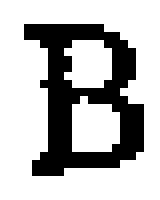
%> input picture img/Bild09_B.bmp, 20 x 25 px (shown 8 times larger)
$ octave konturen4er8er.m   (GNU Octave 9; MATLAB toolbox functions it lacks are replaced by stand-ins)
%> lines starting %> are read from the running program, lines starting %| are printed output that depends on the picture; in (x1, y1, x2, y2) boxes, pixels count from 0 and x2, y2 are one past the last pixel; in counts of white or black regions, pixels touching at a corner belong together; the program's own positions count from 1
### freemancc.m
function CC = freemancc(B)
%FREEMANCC Compute Freeman chain code, first difference of the chain code
%and shape number of a boundary or contour.
%   CC = FREEMANCC(B) computes the 8-connected Freeman code, the first
%   difference of the chain code and also the shape number for a given
%   boundary or contour B. B must be a P-by-2 matrix, where P is the number
%   of 8-connected boundary pixels for the corresponding region. Each row
%   of B represents the row and column coordinates for a pixel. CC is a
%   structure with four fields:
%
%       StartIdx    Row and column coordinates for the starting pixel of
%                   the boundary B.
%
%       ChainCode   The 8-connected chain code of B. If B is a P-by-2
%                   matrix of pixels representing a closed contour, then
%                   size of this array is 1-by-(P-1). If B is an open
%                   contour, then size of the chain code is 1-by-P.
%
%       FirstDiff   The first difference of the chain code, representing
%                   its rotation-invariant equivalent form and having the
%                   same dimensions as the chain code.
%
%       ShapeNum    The shape number of the boundary, which is the first
%                   difference of the smallest magnitude.
%
%   The transition from current pixel coordinates to the next is computed
%   from the connectivity diagram and tables shown below
%
%
%               3  2  1
%                \ | /
%             4 -- C -- 0
%                / | \
%               5  6  7
%
%
%           -----------------------------------
%           | row_diff | col_diff | direction |
%           |---------------------------------|
%           |    +1    |     0    |     0     |
%           |    +1    |    +1    |     1     |
%           |     0    |    +1    |     2     |
%           |    -1    |    +1    |     3     |
%           |    -1    |     0    |     4     |
%           |    -1    |    -1    |     5     |
%           |     0    |    -1    |     6     |
%           |    +1    |    -1    |     7     |
%           -----------------------------------
%
%
%   Author: Chaya Narayan
%   Dated: October 2016


% Check inputs
if nargin
    if size(B,2) == 2 % Check for P x 2 input matrix
        if B(1,:) ~= B(end,:) % Check for open contour
            % Computing pixelwise difference between boundary indices
            diffB = diff([B; B(1,:)]);
        else
            diffB = diff(B);
        end
    else
        error('Input array dimension mismatch');
    end
else
    error('Too many input arguments');
end


CC.StartIdx = B(1,:);

% Setting up a mapping mechanism between pixelwise differences and
% 8-connectivity directions
% Check for: (4*row_diff + col_diff + 6) yielding unique values for unique
% directions and mapping these to required values.

idx([1 2 3 5 7 9 10 11]) = [5 4 3 6 2 7 0 1];
diffB_map = 4*diffB(:,1) + diffB(:,2) + 6;

CC.ChainCode = idx(diffB_map); % Indexing into the direction map

% Computing the first difference
CC.FirstDiff = mod(diff([CC.ChainCode(end), CC.ChainCode])+8,8);

% Create a circular shifted matrix of first differences and then sort rows
SNum_all = sortrows(toeplitz([CC.FirstDiff(1) fliplr(CC.FirstDiff(2:end))], CC.FirstDiff));

% Assign smallest magnitude first difference to shape number
CC.ShapeNum = SNum_all(1,:);

clear SNum_all diffB_map idx diffB;

end

### konturen4er8er.m


clc;
close all;
clear all;

%
binary_image = imread('img/Bild09_B.bmp');
%> binary_image: size 25x20 uint8; 28.2% white in thin lines or dots, all inside (x1, y1, x2, y2) = (3, 3, 18, 22)


% check for all shapes for holes
B = bwboundaries(binary_image,8);
%> B = 3 boundaries; box (x1, y1, x2, y2) and points: (3, 3, 18, 22) 59, (9, 12, 15, 19) 19, (8, 5, 14, 11) 17

fig1 = figure;
for k = 1:length(B)
   boundary = B{k};
   freemanCodeBoundary(k) = freemancc(B{k});
   subplot(2,2,2);
   title('8er Nachbarschaft')
   plot(boundary(:,2), boundary(:,1), 'k', 'LineWidth', 2)
   hold on
end
%> this loop made 3 passes
%> diffB_map in freemancc on pass 2: [3; 7; 7; 7; 11; 10; 10; 10; 9; 5; 5; 5; 1; 3; 2; 1]
%> after the loop, freemanCodeBoundary = 3 items; StartIdx: [4 4], [7 9], [14 10]
hold off

B4 = bwboundaries(binary_image,4);
%> B4 has the same summary as B

for k = 1:length(B4)
   boundary = B4{k};
   freemanCodeBoundary(k) = freemancc(B4{k});
   subplot(2,2,4);
   title('4er Nachbarschaft')
   plot(boundary(:,2), boundary(:,1), 'k', 'LineWidth', 2)
   hold on
end
hold off

subplot(2,2,1)
imshow(binary_image)
title('Original')
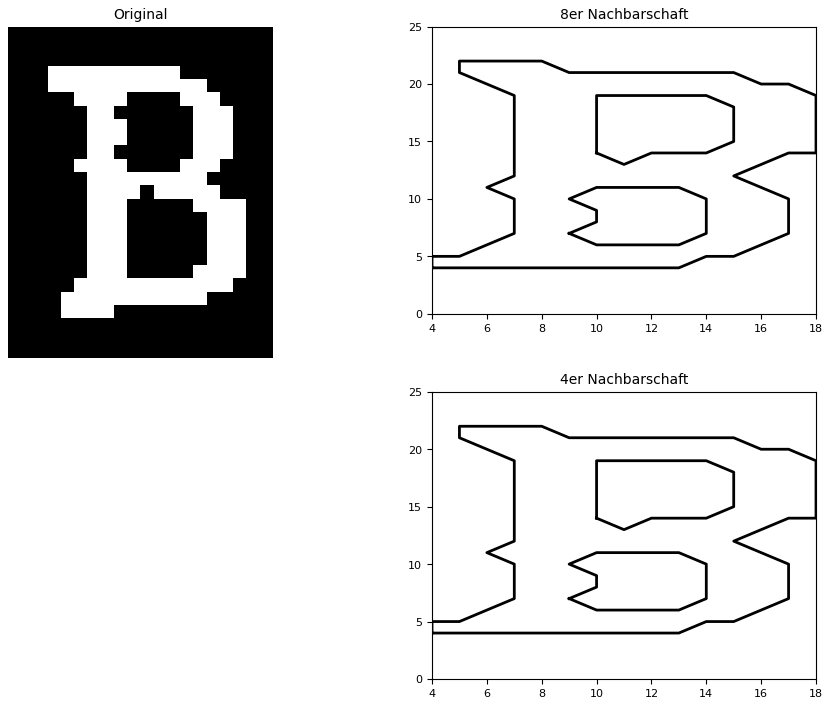
%> figure redrawn from the program's plot data, 3 panels
